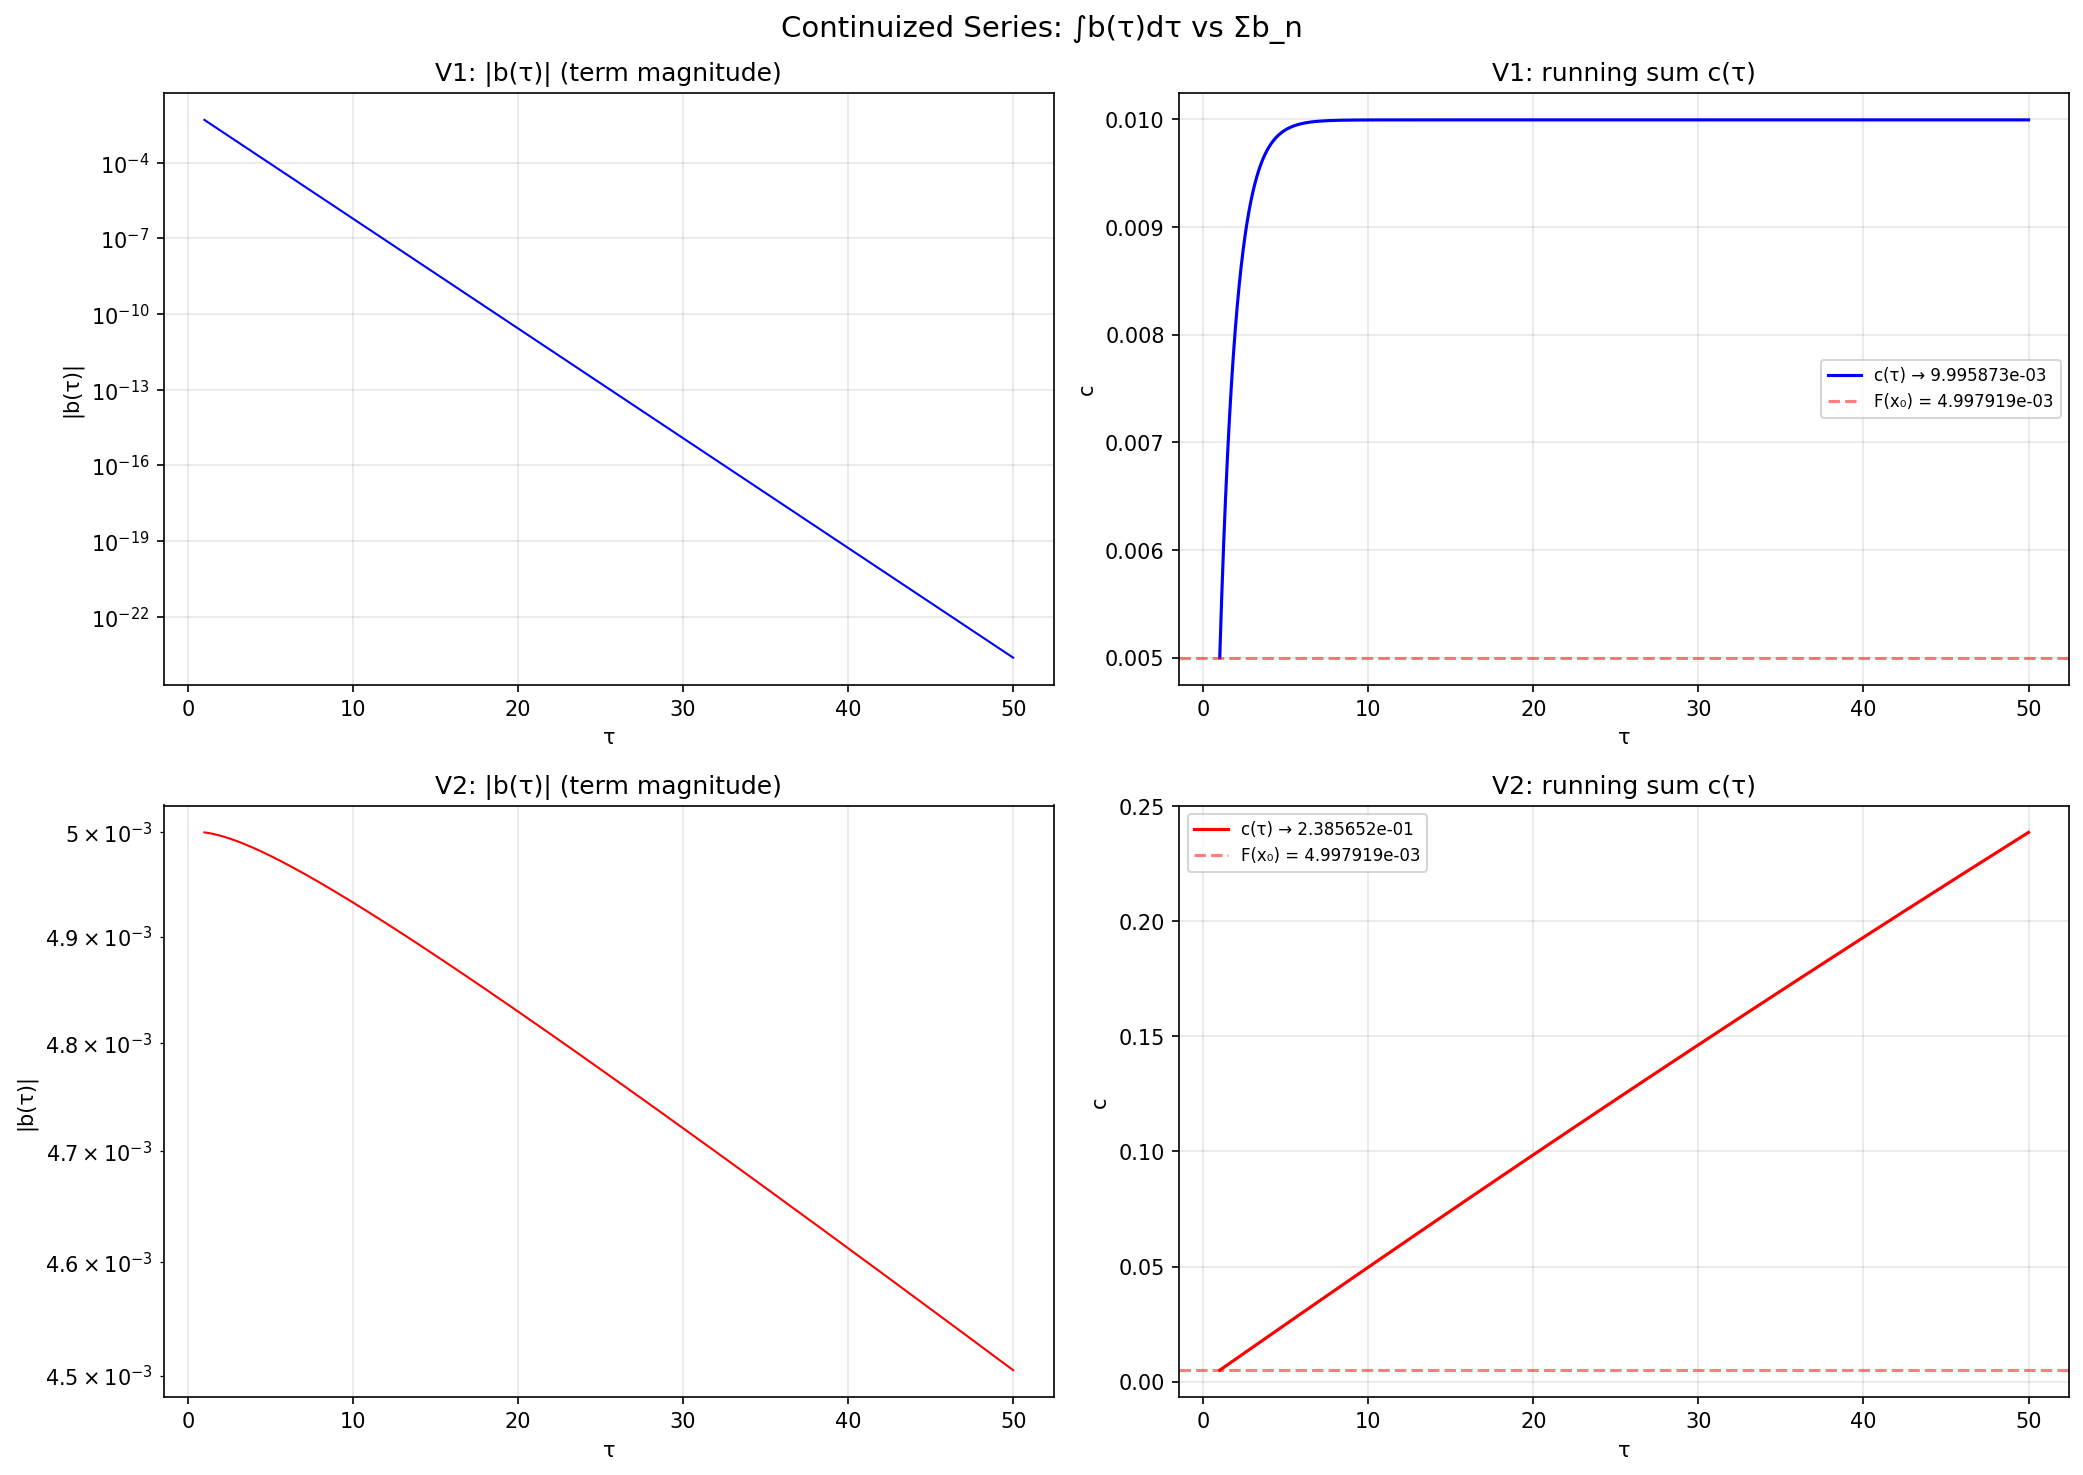

Write the Python code that produced this figure.
"""
Continuized series PIVP for computing F(x₀) from zero ICs.

The idea: the Apéry series terms a_n·x₀^n satisfy a recurrence with
RATIONAL coefficients in n. We "continuize" this by replacing n with a
continuous variable τ and introducing auxiliary variables for 1/(τ+1)
and 1/(2τ+1).

The resulting system is a degree-7 polynomial PIVP with ALL ZERO ICs
(well, rational ICs) that converges to F(x₀).

If this works, we can:
1. Run the continuized series PIVP to compute F(x₀), F'(x₀), F''(x₀)
2. Feed these into the main polynomial PIVP via low-pass filters
3. The combined system has rational ICs and computes ζ(3)

The critical question: does the continuous integral ∫₀^∞ b(τ) dτ
equal the discrete sum Σ b_n, or is there an Euler-Maclaurin correction?

If they differ, can we correct for it?
"""

import numpy as np
from scipy.integrate import solve_ivp
from scipy.special import zeta, comb
import matplotlib
matplotlib.use('Agg')
import matplotlib.pyplot as plt

ZETA3 = float(zeta(3))


def discrete_series(x0, N=200):
    """Compute F(x₀) = Σ a_n x₀^n discretely."""
    s = 0.0
    for n in range(1, N+1):
        cn = (-1)**(n-1) / (n**3 * comb(2*n, n, exact=True))
        s += cn * x0**n
    return s


def continuized_system(tau, y, x0):
    """Continuized series PIVP.

    State: [τ_var, p, q, b, c, bp, cp, bpp, cpp]
    where:
      τ_var: continuous counter (τ' = 1)
      p = 1/(τ_var+1): p' = -p²
      q = 1/(2τ_var+1): q' = -2q²
      b: current "term" (continuous analogue of a_n · x₀^n)
      c: running sum (c → F(x₀))
      bp, cp: for F'(x₀) — terms are n·a_n·x₀^{n-1}
      bpp, cpp: for F''(x₀) — terms are n(n-1)·a_n·x₀^{n-2}

    The recurrence: a_{n+1}x₀^{n+1} = x₀ · r(n) · a_n·x₀^n
    where r(n) = -n³/(2(n+1)²(2n+1))

    Continuized: b' = db/dτ
    At integers, we want b(n) = a_n x₀^n.
    Between integers, b(τ) interpolates.

    The "instantaneous ratio" at τ:
    r(τ) = -τ³/(2(τ+1)²(2τ+1)) = -τ³ p² q / 2

    ODE for b: b' = (x₀ · r(τ) - 1) · b = (-x₀ τ³ p² q / 2 - 1) · b

    Wait — this isn't quite right. The recurrence gives the RATIO
    between consecutive terms, not the derivative. The derivative
    d/dτ[a(τ)·x₀^τ] involves ln(x₀) which is transcendental.

    Better approach: track the TERM as b(τ) with b(n) ≈ a_n x₀^n.
    The recurrence: b_{n+1} = x₀ · r(n) · b_n
    Ratio: b_{n+1}/b_n = x₀ · r(n)

    For continuous interpolation, use: b'(τ) = [x₀·r(τ) - 1]·b(τ)
    This gives b(τ+1)/b(τ) ≈ exp(∫_τ^{τ+1} [x₀·r(s)-1] ds)
    ≈ exp(x₀·r(τ)-1) ≈ (x₀·r(τ)-1+1) = x₀·r(τ) for |x₀·r(τ)| << 1.

    Actually, the better ODE for matching the recurrence is:
    b' = ln(x₀·r(τ)) · b
    But ln is not polynomial.

    Alternative: use b' = (x₀·r(τ) - 1)·b as an approximation.
    This gives b(τ) that DECAYS like the discrete terms but may not
    match exactly. The integral ∫b dτ will differ from Σb_n.

    Let me just test numerically what ∫₀^∞ b(τ) dτ gives vs Σ b_n.
    """
    t, p, q, b, c = y

    # r(τ) = -τ³ p² q / 2
    r = -t**3 * p**2 * q / 2.0

    dt = 1.0
    dp = -p**2
    dq = -2.0 * q**2
    db = (x0 * r - 1.0) * b
    dc = b

    return [dt, dp, dq, db, dc]


def continuized_v2(tau, y, x0):
    """Version 2: use b' = (x₀·r(τ))·b (without the -1 term).

    This gives b(τ+1)/b(τ) ≈ exp(x₀·r(τ)) ≈ x₀·r(τ) for small ratio.
    But actually, we want b to match the DISCRETE recurrence more closely.

    Alternative formulation: track log(|b|) instead of b.
    Let L = ln|b|. Then L' = x₀·r(τ) - 1 (from v1) or L' = ln(x₀|r(τ)|) (exact).
    Neither is polynomial.

    Let's try yet another approach: track the PARTIAL SUM directly.
    """
    t, p, q, b, c = y
    r = -t**3 * p**2 * q / 2.0

    dt = 1.0
    dp = -p**2
    dq = -2.0 * q**2
    # b' = (x₀·r(τ)) · b (no -1 term, smoother)
    db = x0 * r * b
    dc = b

    return [dt, dp, dq, db, dc]


def run():
    fig, axes = plt.subplots(2, 2, figsize=(14, 10))
    fig.suptitle('Continuized Series: ∫b(τ)dτ vs Σb_n', fontsize=14)

    x0 = 0.01
    F_exact = discrete_series(x0, 300)
    print(f"x₀ = {x0}")
    print(f"F(x₀) exact (series) = {F_exact:.15e}")

    # b(1) = a₁·x₀ = x₀/2
    b0 = x0 / 2.0

    # ICs: τ=1, p=1/2, q=1/3, b=b0, c=b0 (first term already counted)
    # Actually start at τ=1 with c=b0 (the n=1 term)
    y0 = [1.0, 0.5, 1.0/3.0, b0, b0]

    TAU_MAX = 50.0
    tau_eval = np.linspace(1, TAU_MAX, 5000)

    # --- Version 1: b' = (x₀r - 1)b ---
    print("\n=== Version 1: b' = (x₀r - 1)b ===")
    sol1 = solve_ivp(lambda t, y: continuized_system(t, y, x0),
                     [1, TAU_MAX], y0, t_eval=tau_eval,
                     rtol=1e-13, atol=1e-15, method='DOP853')

    c1_final = sol1.y[4, -1]
    err1 = abs(c1_final - F_exact)
    print(f"  ∫b dτ = {c1_final:.15e}")
    print(f"  Error vs discrete sum = {err1:.2e}")
    print(f"  Relative error = {err1/abs(F_exact):.2e}")

    ax = axes[0, 0]
    ax.semilogy(sol1.t, np.abs(sol1.y[3]), 'b-', lw=1)
    ax.set_title('V1: |b(τ)| (term magnitude)')
    ax.set_xlabel('τ'); ax.set_ylabel('|b(τ)|')
    ax.grid(True, alpha=0.3)

    ax = axes[0, 1]
    ax.plot(sol1.t, sol1.y[4], 'b-', lw=1.5, label=f'c(τ) → {c1_final:.6e}')
    ax.axhline(F_exact, color='r', ls='--', alpha=0.5, label=f'F(x₀) = {F_exact:.6e}')
    ax.set_title('V1: running sum c(τ)')
    ax.set_xlabel('τ'); ax.set_ylabel('c')
    ax.legend(fontsize=8); ax.grid(True, alpha=0.3)

    # --- Version 2: b' = x₀r·b ---
    print("\n=== Version 2: b' = x₀r·b ===")
    sol2 = solve_ivp(lambda t, y: continuized_v2(t, y, x0),
                     [1, TAU_MAX], y0, t_eval=tau_eval,
                     rtol=1e-13, atol=1e-15, method='DOP853')

    c2_final = sol2.y[4, -1]
    err2 = abs(c2_final - F_exact)
    print(f"  ∫b dτ = {c2_final:.15e}")
    print(f"  Error vs discrete sum = {err2:.2e}")
    print(f"  Relative error = {err2/abs(F_exact):.2e}")

    ax = axes[1, 0]
    ax.semilogy(sol2.t, np.abs(sol2.y[3]), 'r-', lw=1)
    ax.set_title('V2: |b(τ)| (term magnitude)')
    ax.set_xlabel('τ'); ax.set_ylabel('|b(τ)|')
    ax.grid(True, alpha=0.3)

    ax = axes[1, 1]
    ax.plot(sol2.t, sol2.y[4], 'r-', lw=1.5, label=f'c(τ) → {c2_final:.6e}')
    ax.axhline(F_exact, color='r', ls='--', alpha=0.5, label=f'F(x₀) = {F_exact:.6e}')
    ax.set_title('V2: running sum c(τ)')
    ax.set_xlabel('τ'); ax.set_ylabel('c')
    ax.legend(fontsize=8); ax.grid(True, alpha=0.3)

    # --- Compare discrete terms with continuous ---
    print("\n=== Discrete vs Continuous term comparison ===")
    print(f"  {'n':>4s}  {'a_n x₀^n':>15s}  {'b_v1(n)':>15s}  {'b_v2(n)':>15s}")
    for n in range(1, 15):
        a_n = (-1)**(n-1) / (n**3 * comb(2*n, n, exact=True))
        bn_exact = a_n * x0**n

        # Interpolate continuous b at integer τ=n
        idx1 = np.argmin(np.abs(sol1.t - n))
        idx2 = np.argmin(np.abs(sol2.t - n))
        b_v1 = sol1.y[3, idx1]
        b_v2 = sol2.y[3, idx2]

        print(f"  {n:4d}  {bn_exact:15.6e}  {b_v1:15.6e}  {b_v2:15.6e}")

    plt.tight_layout()
    outpath = '/Users/huangx/.openclaw/workspace/projects/Ripple/experiments/apery_continuized.png'
    plt.savefig(outpath, dpi=150, bbox_inches='tight')
    print(f"\nPlot saved to {outpath}")


if __name__ == '__main__':
    run()
